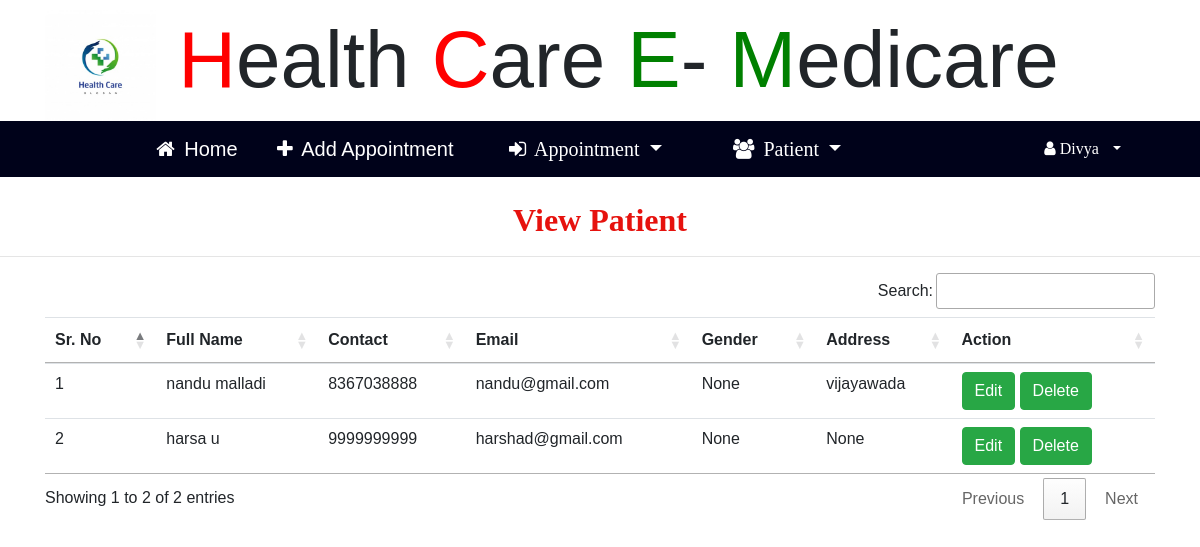
/view_rs_patient (signed in), run on the app's committed database.
### hopital/models.py (models this page shows, shortened)
class Patient(models.Model):
    sign = models.ForeignKey(Signup_User,on_delete=models.CASCADE,null=True)
    c_number = models.IntegerField(null=True)
    age = models.IntegerField(null=True)
    address = models.CharField(max_length=30,null=True)
    b_group = models.CharField(max_length=30,null=True)
    gender = models.CharField(max_length=30,null=True)

class Signup_User(models.Model):
    user = models.ForeignKey(User,on_delete=models.CASCADE,null=True)
    mobile = models.IntegerField(null=True)
    image = models.FileField(null=True)
    reg = models.CharField(max_length=30,null=True)

### hopital/views.py (the view)
# urls.py: path('view_rs_patient',View_rs_Patient,name="view_rs_patient"),
def View_rs_Patient(request):
    if not request.user.is_authenticated:
        return redirect('login_admin')
    doc = Patient.objects.all()
    d = {'pat':doc}
    return render(request,'view_rs_patient.html',d)

### hopital/templates/view_rs_patient.html (shortened to what this page needs)
{% include 'res_nav.html' %}
{% block body %}
<link rel="stylesheet" href="https://cdn.datatables.net/1.10.20/css/jquery.dataTables.min.css">
<link rel="stylesheet" href="https://cdn.datatables.net/buttons/1.6.1/css/buttons.dataTables.min.css">
<center><h2 style = "font-family : 'Monotype Corsiva' ; color : #E6120E ; font-weight : bold;margin-top:2%">
    View Patient</h2></center><hr>
 <div class="container">
<table class="table table-hover" id="example">
  <thead>
  <tr>
    <th>Sr. No</th>
    <th>Full Name</th>
    <th>Contact</th>
    <th>Email</th>
    <th>Gender</th>
    <th>Address</th>
    <th>Action</th>
  </tr>
  </thead>
   <tbody>
{% for i in pat %}
  <tr>
      <td>{{forloop.counter}}</td>
    <td>{{i.sign.user.first_name}} {{i.sign.user.last_name}}</td>
    <td>{{i.sign.mobile}}</td>
    <td>{{i.sign.user.email}}</td>
    <td>{{i.gender}}</td>
    <td>{{i.address}}</td>
    <td><a href="{% url 'edit_patient' i.id %}"><button class="btn btn-success">Edit</button></a>
    <a href="{% url 'delete_patient' i.id %}"><button class="btn btn-success" onclick="return confirm('Are you sure?')">Delete</button></a>
    </td>
  </tr>
   {% endfor %}
    </tbody>
</table>
 </div>
{% endblock %}

### hopital/templates/res_nav.html (shortened to what this page needs)
<!DOCTYPE html>
{% load static %}
<html>
<head>
<link rel="stylesheet" href="https://cdnjs.cloudflare.com/ajax/libs/font-awesome/4.7.0/css/font-awesome.min.css">
<link rel="stylesheet" href="https://stackpath.bootstrapcdn.com/bootstrap/4.5.0/css/bootstrap.min.css">
    <link rel="stylesheet" href="https://cdn.datatables.net/1.10.21/css/jquery.dataTables.min.css">
<link rel="stylesheet" href="https://cdn.datatables.net/buttons/1.6.2/css/buttons.dataTables.min.css">
</head>
<body>
<div class="container" style="font-size:80px;padding:-30px">
        <img src="{% static 'images/hospital11.jpg' %}" style="width:10%;height:-200px" alt=" ">
                        <span style="color:red">H</span>ealth
						<span style="color:red">C</span>are
						<span style="color:green">E</span>-
            <span style="color:green">M</span>edicare
</div>
<div style="margin:0px;padding:0">
    <div style="margin-left:0;background-color:#00021a">
    <nav class="navbar navbar-expand-lg navbar-light" style="margin:0px;background-color:#00021a">
  <a class="navbar-brand" href="{% url 'res_home' %}" style="color:white;margin-left:12%"><i class="fa fa-home" style="margin-right:4px"></i> Home </a>
  <a class="navbar-brand" href="{% url 'create_appointment' %}" style="color:white;margin-left:2%"><i class="fa fa-plus" style="margin-right:4px"></i> Add Appointment</a>
        <span class="nav-item dropdown" style="margin-left:2%;color:white;font-family:'Times New Roman'">
        <a class="nav-link dropdown-toggle navbar-brand" style="color:white" href="#" id="navbarDropdown" role="button" data-toggle="dropdown" aria-haspopup="true" aria-expanded="false">
          <i class="fa fa-sign-in" style="margin-right:4px"></i> Appointment
        </a>
                  </span>
        <span class="nav-item dropdown" style="margin-left:2%;color:white;font-family:'Times New Roman'">
        <a class="nav-link dropdown-toggle navbar-brand" style="color:white" href="#" id="navbarDropdown" role="button" data-toggle="dropdown" aria-haspopup="true" aria-expanded="false">
          <i class="fa fa-users" style="margin-right:4px"></i> Patient
        </a>
                  </span>
  <div class="collapse navbar-collapse nav justify-content-end"  id="navbarNavDropdown" style="margin-right:4%">
  <li class="nav-item dropdown" style="color:white">
        <a class="nav-link dropdown-toggle" style="color:white" href="#" id="navbarDropdown" role="button" data-toggle="dropdown" aria-haspopup="true" aria-expanded="false">
          <i class="fa fa-user" style="margin-right:6px"> {{request.user.username}}</i>
        </a>
      </li>
  </div></nav></div>
</div>
</body>
</html>

### hopital/templates/res_nav.html (style rules this page uses)
body { font-family: "Lato", sans-serif; }
body { margin:0;font-family:Arial }
.dropdown { float:right; }

### data on the page
Patient: sign.user.first_name "nandu", sign.user.last_name "malladi", sign.mobile "8367038888", sign.user.email "nandu@gmail.com", gender "None", address "vijayawada"
Patient: sign.user.first_name "harsa", sign.user.last_name "u", sign.mobile "9999999999", sign.user.email "harshad@gmail.com", gender "None", address "None"

### other printed values
{{ request.user.username }} "Divya"
